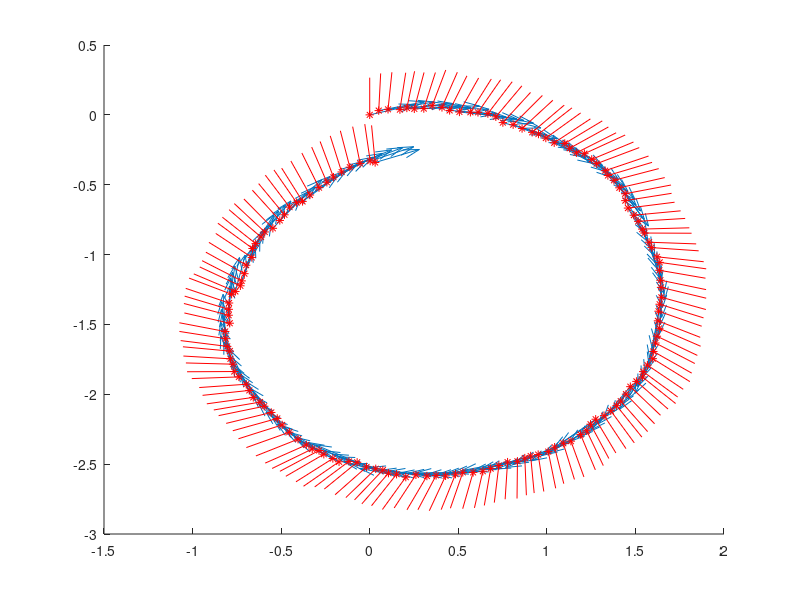

Recreate this plot in MATLAB.
clear all; clc;
close all;
% robots sizing 
L = 0.3; % [m]
r = 0.25; % [m]
f = 10; % [Hz]

% kinematic model
dt = 0.1;% [s] timestep (update rate)
x0 = [0; 0; 0]; % [[m/s] [m/s] [rad/s]] intial state
u = [-1.5; 2; 1]; % [[rad/s] [rad/s] [rad/s]] inputs
% u = [2; 2; 0];
%u = [2; -1.167612497392722; 0]; % 2m radius circle inputs 

% noise model 

n = 15 / dt; % number of samples for 15 second simulation
figure(1); clf; hold on;

x_record = zeros(3, n);
v_record = zeros(3, n);

omega_variance = 0.1 / 180 * pi();

for i = 1:n
    %u(3) = 2*(n - i) / n;

    % dynamics
    v_x = (r*2/3) * (-u(1)*cos(x0(3)) + u(2)*cos(pi()/3-x0(3)) + u(3)*cos(pi()/3+x0(3)));
    v_y = (r*2/3) * (u(1)*sin(x0(3)) + u(2)*sin(pi()/3-x0(3)) - u(3)*sin(pi()/3+x0(3)));
    omega = r/(3*L) * (u(1)+u(2)+u(3));
    
    rad = sqrt(v_x*v_x + v_y*v_y) / omega;
    d = rad * 2
    
    x_record(:,i) = x0;
    v_record(:,i) = [v_x;
                     v_y;
                     omega];
                 
    x1 = x0 + [ v_x * dt; v_y * dt; omega * dt] + [normrnd(0,0.01); normrnd(0,0.01); normrnd(0,omega_variance)];
    x0 = x1; 
end

% a = sqrt(v_record(1,:).^2 + v_record(2,:).^2)
samples_per_draw = 1;
trimmed_x_rec = x_record(:,1:samples_per_draw:end);
trimmed_v_rec = v_record(:,1:samples_per_draw:end);

quiver(trimmed_x_rec(1,:),trimmed_x_rec(2,:),trimmed_v_rec(1,:),trimmed_v_rec(2,:));
quiver(trimmed_x_rec(1,:),trimmed_x_rec(2,:),sin(trimmed_x_rec(3,:)),cos(trimmed_x_rec(3,:)),'r*');
